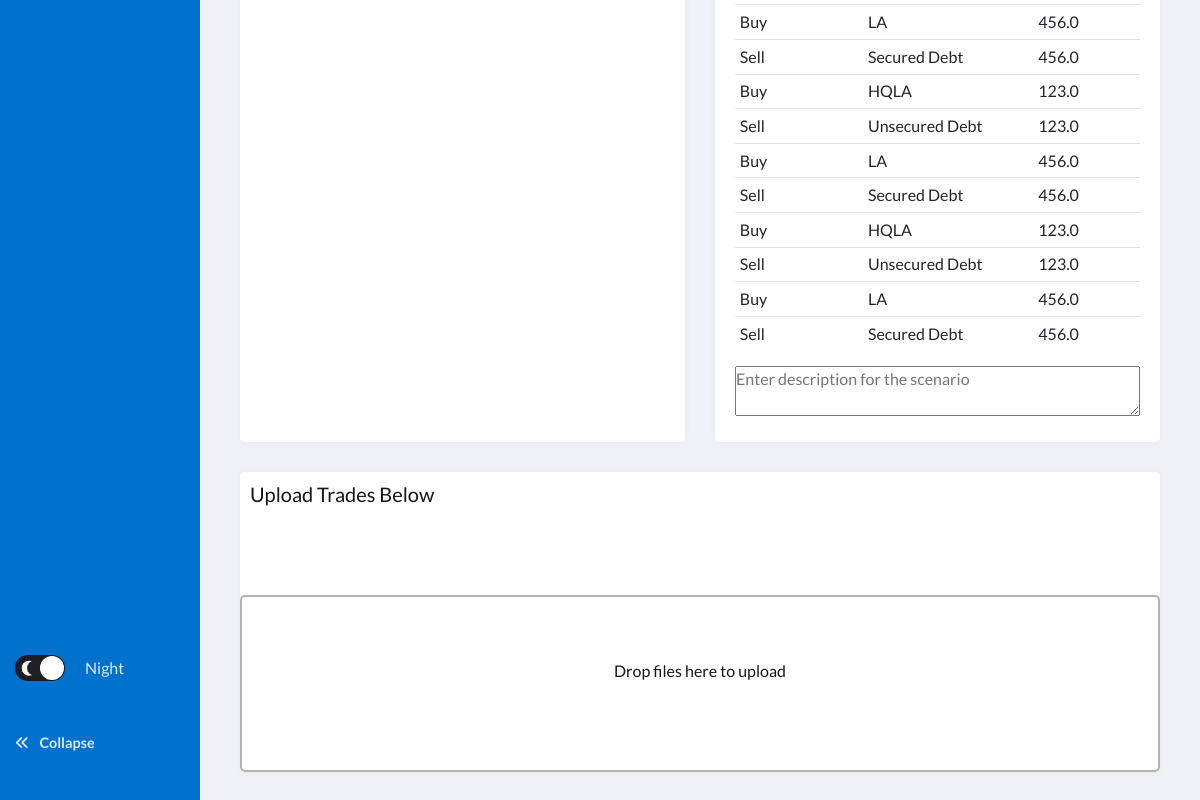
Page / (signed in, lower part) on the earlier database version.
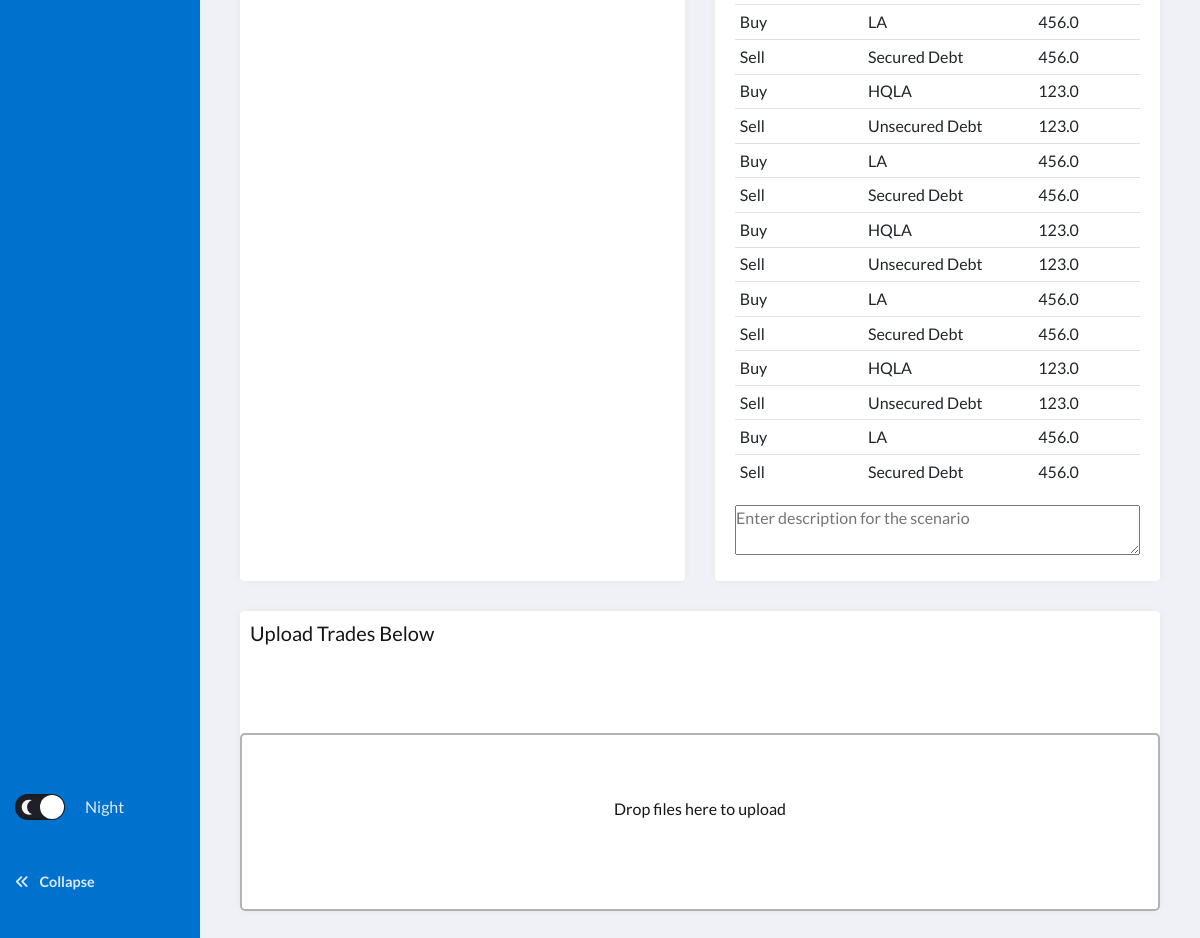
Same page on the later database version.
### fund/models.py (models this page shows, shortened)
class Trade(models.Model):
    CODE = (
        ("Buy", "Buy"),
        ("Sell", "Sell")
    )
    CLASSIFICATION = (
        ("HQLA", "HQLA"),
        ("LA", "LA"),
        ("ILA", "ILA"),
        ("Secured Debt", "Secured Debt"),
        ("Unsecured Debt", "Unsecured Debt"),
        ("Synthetics", "Synthetics")
    )
    user = models.ForeignKey(User, on_delete=models.CASCADE, related_name='trade_user')
    transaction = models.CharField(max_length=50, choices=CODE)
    security = models.CharField(max_length=50, choices=CLASSIFICATION)
    amount = models.FloatField()

### fund/views.py (the view)
# urls.py: path("", views.scenarios, name="scenarios"),
def scenarios(request):
    add_trade_form = request.GET.get("add")
    postid = request.GET.get("postid")
    if add_trade_form is None:
        TradeFormSet = inlineformset_factory(User, Trade, fields=("transaction", "security", "amount"), can_delete = False, max_num=2)
    else:
        TradeFormSet = inlineformset_factory(User, Trade, fields=("transaction", "security", "amount"), can_delete = False, extra=int(add_trade_form)+1)
    userid = request.user.id
    if userid:
        user = User.objects.get(id=userid)
        if postid:
            post = Post.objects.get(id=postid)
            if post.publish == True:
                post.publish = "Unpublish"
            elif post.publish == False:
                post.publish = "Publish"
            if post.user == user:
                save_post = "Save Scenario Description"
            else:
                save_post = "Save as New Secenario"
            extrade = post.trade.all()
        else:
            extrade = Trade.objects.filter(user=user)
    else:
        extrade = []
    formset_empty = TradeFormSet()
    if (postid is None) or (userid is None):
        post = []
        save_post = "Save Scenario"
    if request.method == "POST":
        formset = TradeFormSet(request.POST, instance=user)
        if formset.is_valid():
            formset.save()
            trades = Trade.objects.filter(user=user)
            trades = trades.order_by("-id")[:int(request.POST['trade_user-TOTAL_FORMS'])]
            if postid:
                for trade in trades:
                    post.trade.add(trade)
                return redirect('/?postid={}'.format(postid))
        return redirect("scenarios")
    else:
        return render(request, "fund/scenarios.html", {
            "formset_empty":formset_empty,
            "extrade":extrade,
            "post":post,
            "save_post": save_post
            })

### fund/templates/fund/scenarios.html (shortened to what this page needs)
{% extends "fund/main_page.html" %}
{% load static %}
{% block content %}
<div id="scenarios-view">
    <section class="grid">
        <article class="grid-group">
            <div class="grid-cell">
                <div class="trade-form-wrapper">
                </div>
            </div>
        </article>
        <article class="grid-group">
            <div class="grid-cell">
                <div class="effective-trades">
                    <table class="table table-sm">
                        {% for trade in extrade %}
                        <tr>
                            <td>{{trade.transaction}}</td>
                            <td>{{trade.security}}</td>
                            <td>{{trade.amount}}</td>
                            <td>
                            </td>
                        </tr>
                        {% endfor %}
                    </table>
                    <textarea id="scenario_content" placeholder="Enter description for the scenario">{{ post.content }}</textarea>
                </div>
            </div>
        </article>
        <article class="grid-chart">
            <h5>Upload Trades Below</h5>
            <div id="alert-box"></div>
            <form id="my-dropzone" class="dropzone">
            </form>
        </article>
    </section>
</div>
{% endblock %}

### fund/templates/fund/main_page.html (shortened to what this page needs)
{% load static %}
<!DOCTYPE html>
<html lang="en">
    <head>
        <link rel="stylesheet" href="https://stackpath.bootstrapcdn.com/bootstrap/4.3.1/css/bootstrap.min.css">
        <link rel="stylesheet" href="{% static 'fund/styles.css' %}">
        <link rel="stylesheet" href="{% static 'fund/dropzone.css' %}">
    </head>
    <body>
        <header class="page-header">
            <nav>
                <ul class="admin-menu">
                <li>
                    <div class="switch">
                        <label for="mode">
                            <span></span>
                            <span>Night</span>
                        </label>
                    </div>
                    <button class="collapse-btn" aria-expanded="true" aria-label="collapse menu">
                    <section aria-hidden="true">
                        <i class="fas fa-angle-double-left"></i>
                    </section>
                    <span>Collapse</span>
                    </button>
                </li>
                </ul>
            </nav>
        </header>
        <section class="page-content">
            {% block content %}
            {% endblock %}
        </section>
    </body>
</html>

### fund/static/fund/styles.css (style rules this page uses)
:root { --page-header-bgColor: #0072ce; --page-header-bgColor-hover: #ffffff; --page-header-txtColor: #dde9f8; --page-header-headingColor: #ffffff; --page-header-width: 200px; --page-content-bgColor: #f0f1f6; --page-content-txtColor: #171616; --page-content-blockColor: #fff; --white: #ffffff; --black: #333; --blue: #00b9eb; --red: #ec1848; --border-radius: 4px; --box-shadow: 0 0 10px -2px rgba(0, 0, 0, 0.075); --switch-bgLightModeColor: #87cefa; --switch-sunColor: gold; --switch-moonColor: #f4f4f4; --switch-bgDarkModeColor: #1f1f27; }
* { padding: 0; margin: 0; box-sizing: border-box; }
ul { list-style: none; }
a, button { color: inherit; font-weight: bold; }
button { background: none; cursor: pointer; }
label { cursor: pointer; }
button { border: none; }
div { display: block; padding: 10px; }
h5 { padding: 10px; }
body { font: 16px/1.5 "Lato", sans-serif; width: auto; }
i { width: 100%; height: 100%; }
span { display: block; padding: 10px; }
textarea { width: 100%; }
.page-header { position: fixed; top: 0; left: 0; right: 0; bottom: 0; overflow: auto; padding-top: 20px; width: var(--page-header-width); color: var(--page-header-txtColor); background: var(--page-header-bgColor); }
.page-header nav { display: flex; flex-direction: column; min-height: 100%; }
.page-header .admin-menu { display: flex; flex-direction: column; flex-grow: 1; margin-top: 35px; }
.page-header .admin-menu li:last-child { margin-top: auto; margin-bottom: 20px; }
.page-header .admin-menu li > * { width: 100%; padding: 12px 15px; }
.page-header .admin-menu a, .page-header .admin-menu button { display: flex; align-items: center; font-size: 0.9rem; }
.page-content { position: relative; left: var(--page-header-width); width: calc(100% - var(--page-header-width)); min-height: 100vh; padding: 30px; color: var(--page-content-txtColor); background: var(--page-content-bgColor); }
.grid { display: grid; grid-template-columns: repeat(2, 1fr); grid-gap: 30px; grid-auto-rows: minmax(min-content, max-content); }
.grid > article { background: var(--page-content-blockColor); border-radius: var(--border-radius); box-shadow: var(--box-shadow); }
.grid-group { display:grid; grid-template-columns: 1fr; }
.grid-chart { height: 300px; display:grid; grid-template-columns: 1fr; }
.grid-cell { display:grid; grid-template-columns: 1fr; }
.trade-form-wrapper { display: absolute; }
.page-content .grid > article:last-child { grid-column: 1 / -1; }
.dropzone { border-style: dashed; border-radius: 5px; border-color:var(--page-content-blockColor); transition: 0.5s; }
.switch label { display: grid; grid-template-columns: auto auto; grid-column-gap: 10px; align-items: center; justify-content: flex-start; }
.switch span:first-child { position: relative; width: 50px; height: 26px; border-radius: 15px; box-shadow: inset 0 0 5px rgba(0, 0, 0, 0.4); background: var(--switch-bgLightModeColor); transition: all 0.3s; }
.switch span:first-child::before, .switch span:first-child::after { content: ""; position: absolute; border-radius: 50%; }
.switch span:first-child::before { top: 1px; left: 1px; width: 24px; height: 24px; background: var(--white); z-index: 1; transition: transform 0.3s; }
.switch span:first-child::after { top: 50%; right: 8px; width: 10px; height: 10px; transform: translateY(-50%); background: var(--switch-sunColor); box-shadow: 0 0 4px 2px #ffdb1a; }
.switch [type="checkbox"]:checked + label span:first-child { background: var(--switch-bgDarkModeColor); }
.switch [type="checkbox"]:checked + label span:first-child::before { transform: translateX(24px); }
.switch [type="checkbox"]:checked + label span:first-child::after { left: 12px; width: 15px; height: 15px; background: transparent; box-shadow: -2px -5px 0 var(--switch-moonColor); transform: translateY(-50%) rotate(-70deg); }

### fund/static/fund/dropzone.css (style rules this page uses)
.dropzone, .dropzone * { box-sizing: border-box; }
.dropzone { min-height: 150px; border: 2px solid rgba(0, 0, 0, 0.3); background: white; padding: 20px 20px; }
.dropzone.dz-clickable { cursor: pointer; }

Differences in the rows shown:
added Trade: transaction "Buy", security "HQLA", amount "123.0"
added Trade: transaction "Sell", security "Unsecured Debt", amount "123.0"
added Trade: transaction "Buy", security "LA", amount "456.0"
added Trade: transaction "Sell", security "Secured Debt", amount "456.0"
